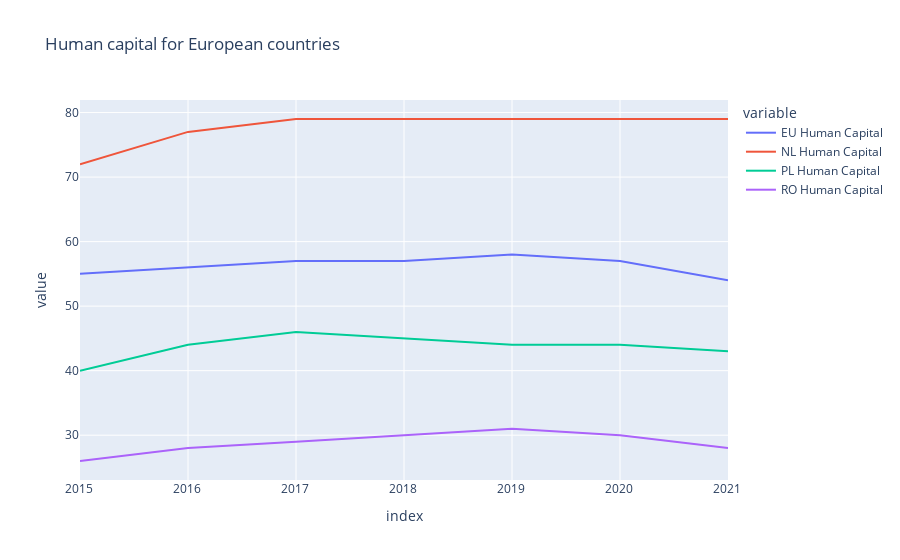
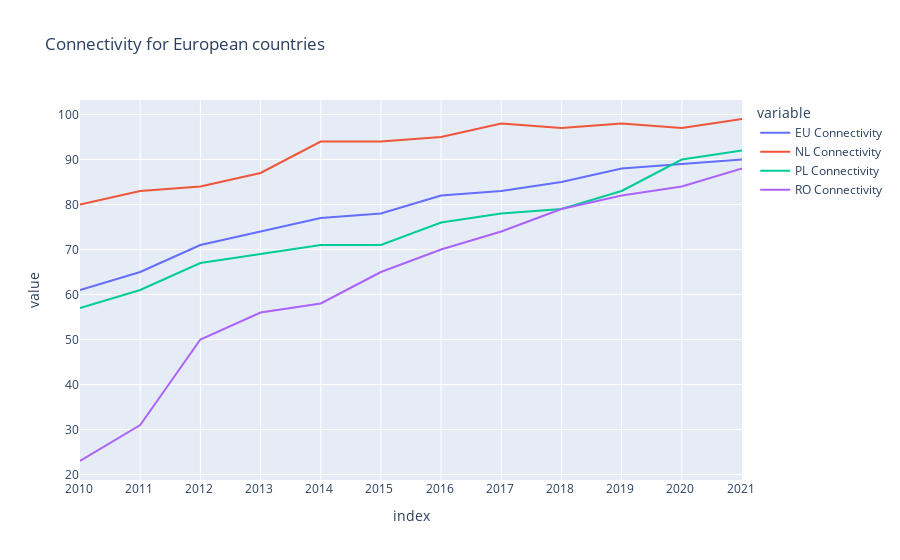
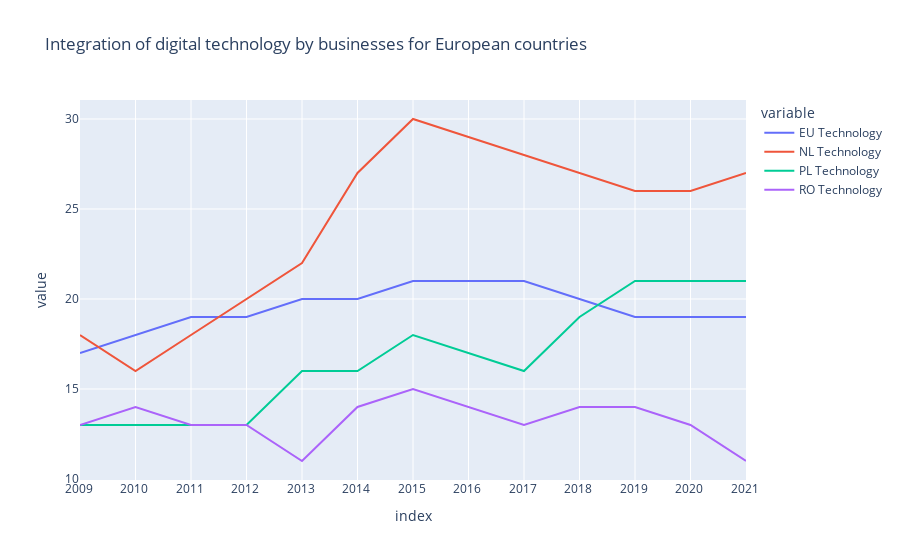
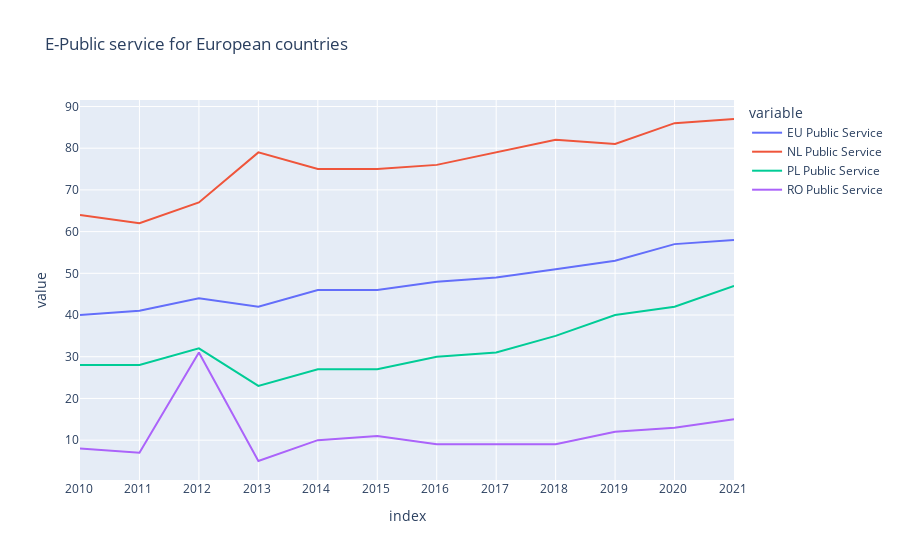

Notebook source saved alongside these figures, in order:
### Markdown cell above
## Part 3 - Data Visualization
Draw line chart for four features and the digitalization index.

### Code cell
fig1 = px.line(df_human, x=df_human.index, y=human_col, title="Human capital for European countries")
fig1.show()

fig2 = px.line(df_conn, x=df_conn.index, y=conn_col, title="Connectivity for European countries")
fig2.show()

fig3 = px.line(df_tech, x=df_tech.index, y=tech_col, title="Integration of digital technology by businesses for European countries")
fig3.show()

fig4 = px.line(df_pub, x=df_pub.index, y=pub_col, title="E-Public service for European countries")
fig4.show()

fig5 = px.line(df_index, x=df_index.index, y=['EU Digi Index', 'NL Digi Index', 'PL Digi Index', 'RO Digi Index'], title="Digitalization index for European countries")
fig5.show()

### Figure 1 — Plotly figure (JSON) as saved in the notebook; plotly's stock layout.template omitted (floating-point values rounded to 4 significant figures)
{"data": [{"hovertemplate": "variable=EU Human Capital<br>index=%{x}<br>value=%{y}<extra></extra>", "legendgroup": "EU Human Capital", "line": {"color": "#636efa", "dash": "solid"}, "marker": {"symbol": "circle"}, "mode": "lines", "name": "EU Human Capital", "orientation": "v", "showlegend": true, "type": "scatter", "x": ["2015 ", "2016 ", "2017 ", "2018 ", "2019 ", "2020 ", "2021 "], "xaxis": "x", "y": [55, 56, 57, 57, 58, 57, 54], "yaxis": "y"}, {"hovertemplate": "variable=NL Human Capital<br>index=%{x}<br>value=%{y}<extra></extra>", "legendgroup": "NL Human Capital", "line": {"color": "#EF553B", "dash": "solid"}, "marker": {"symbol": "circle"}, "mode": "lines", "name": "NL Human Capital", "orientation": "v", "showlegend": true, "type": "scatter", "x": ["2015 ", "2016 ", "2017 ", "2018 ", "2019 ", "2020 ", "2021 "], "xaxis": "x", "y": [72, 77, 79, 79, 79, 79, 79], "yaxis": "y"}, {"hovertemplate": "variable=PL Human Capital<br>index=%{x}<br>value=%{y}<extra></extra>", "legendgroup": "PL Human Capital", "line": {"color": "#00cc96", "dash": "solid"}, "marker": {"symbol": "circle"}, "mode": "lines", "name": "PL Human Capital", "orientation": "v", "showlegend": true, "type": "scatter", "x": ["2015 ", "2016 ", "2017 ", "2018 ", "2019 ", "2020 ", "2021 "], "xaxis": "x", "y": [40, 44, 46, 45, 44, 44, 43], "yaxis": "y"}, {"hovertemplate": "variable=RO Human Capital<br>index=%{x}<br>value=%{y}<extra></extra>", "legendgroup": "RO Human Capital", "line": {"color": "#ab63fa", "dash": "solid"}, "marker": {"symbol": "circle"}, "mode": "lines", "name": "RO Human Capital", "orientation": "v", "showlegend": true, "type": "scatter", "x": ["2015 ", "2016 ", "2017 ", "2018 ", "2019 ", "2020 ", "2021 "], "xaxis": "x", "y": [26, 28, 29, 30, 31, 30, 28], "yaxis": "y"}], "layout": {"legend": {"title": {"text": "variable"}, "tracegroupgap": 0}, "title": {"text": "Human capital for European countries"}, "xaxis": {"anchor": "y", "domain": [0, 1], "title": {"text": "index"}}, "yaxis": {"anchor": "x", "domain": [0, 1], "title": {"text": "value"}}}}

### Figure 2 — Plotly figure (JSON) as saved in the notebook; plotly's stock layout.template omitted (floating-point values rounded to 4 significant figures)
{"data": [{"hovertemplate": "variable=EU Connectivity<br>index=%{x}<br>value=%{y}<extra></extra>", "legendgroup": "EU Connectivity", "line": {"color": "#636efa", "dash": "solid"}, "marker": {"symbol": "circle"}, "mode": "lines", "name": "EU Connectivity", "orientation": "v", "showlegend": true, "type": "scatter", "x": ["2010 ", "2011 ", "2012 ", "2013 ", "2014 ", "2015 ", "2016 ", "2017 ", "2018 ", "2019 ", "2020 ", "2021 "], "xaxis": "x", "y": [61, 65, 71, 74, "77 ", 78, 82, 83, 85, 88, 89, 90], "yaxis": "y"}, {"hovertemplate": "variable=NL Connectivity<br>index=%{x}<br>value=%{y}<extra></extra>", "legendgroup": "NL Connectivity", "line": {"color": "#EF553B", "dash": "solid"}, "marker": {"symbol": "circle"}, "mode": "lines", "name": "NL Connectivity", "orientation": "v", "showlegend": true, "type": "scatter", "x": ["2010 ", "2011 ", "2012 ", "2013 ", "2014 ", "2015 ", "2016 ", "2017 ", "2018 ", "2019 ", "2020 ", "2021 "], "xaxis": "x", "y": [80, 83, 84, 87, "94 ", 94, 95, 98, 97, 98, "97 ", "99 "], "yaxis": "y"}, {"hovertemplate": "variable=PL Connectivity<br>index=%{x}<br>value=%{y}<extra></extra>", "legendgroup": "PL Connectivity", "line": {"color": "#00cc96", "dash": "solid"}, "marker": {"symbol": "circle"}, "mode": "lines", "name": "PL Connectivity", "orientation": "v", "showlegend": true, "type": "scatter", "x": ["2010 ", "2011 ", "2012 ", "2013 ", "2014 ", "2015 ", "2016 ", "2017 ", "2018 ", "2019 ", "2020 ", "2021 "], "xaxis": "x", "y": [57, 61, 67, 69, "71 ", 71, 76, 78, 79, 83, "90 ", "92 "], "yaxis": "y"}, {"hovertemplate": "variable=RO Connectivity<br>index=%{x}<br>value=%{y}<extra></extra>", "legendgroup": "RO Connectivity", "line": {"color": "#ab63fa", "dash": "solid"}, "marker": {"symbol": "circle"}, "mode": "lines", "name": "RO Connectivity", "orientation": "v", "showlegend": true, "type": "scatter", "x": ["2010 ", "2011 ", "2012 ", "2013 ", "2014 ", "2015 ", "2016 ", "2017 ", "2018 ", "2019 ", "2020 ", "2021 "], "xaxis": "x", "y": [23, 31, 50, 56, 58, 65, 70, 74, 79, 82, "84 ", "88 "], "yaxis": "y"}], "layout": {"legend": {"title": {"text": "variable"}, "tracegroupgap": 0}, "title": {"text": "Connectivity for European countries"}, "xaxis": {"anchor": "y", "domain": [0, 1], "title": {"text": "index"}}, "yaxis": {"anchor": "x", "domain": [0, 1], "title": {"text": "value"}}}}

### Figure 3 — Plotly figure (JSON) as saved in the notebook; plotly's stock layout.template omitted (floating-point values rounded to 4 significant figures)
{"data": [{"hovertemplate": "variable=EU Technology<br>index=%{x}<br>value=%{y}<extra></extra>", "legendgroup": "EU Technology", "line": {"color": "#636efa", "dash": "solid"}, "marker": {"symbol": "circle"}, "mode": "lines", "name": "EU Technology", "orientation": "v", "showlegend": true, "type": "scatter", "x": ["2009 ", "2010 ", "2011 ", "2012 ", "2013 ", "2014 ", "2015 ", "2016 ", "2017 ", "2018 ", "2019 ", "2020 ", "2021 "], "xaxis": "x", "y": [17, 18, 19, 19, 20, 20, 21, 21, 21, 20, 19, 19, 19], "yaxis": "y"}, {"hovertemplate": "variable=NL Technology<br>index=%{x}<br>value=%{y}<extra></extra>", "legendgroup": "NL Technology", "line": {"color": "#EF553B", "dash": "solid"}, "marker": {"symbol": "circle"}, "mode": "lines", "name": "NL Technology", "orientation": "v", "showlegend": true, "type": "scatter", "x": ["2009 ", "2010 ", "2011 ", "2012 ", "2013 ", "2014 ", "2015 ", "2016 ", "2017 ", "2018 ", "2019 ", "2020 ", "2021 "], "xaxis": "x", "y": [18, 16, 18, 20, "22 ", 27, 30, 29, 28, 27, 26, 26, 27], "yaxis": "y"}, {"hovertemplate": "variable=PL Technology<br>index=%{x}<br>value=%{y}<extra></extra>", "legendgroup": "PL Technology", "line": {"color": "#00cc96", "dash": "solid"}, "marker": {"symbol": "circle"}, "mode": "lines", "name": "PL Technology", "orientation": "v", "showlegend": true, "type": "scatter", "x": ["2009 ", "2010 ", "2011 ", "2012 ", "2013 ", "2014 ", "2015 ", "2016 ", "2017 ", "2018 ", "2019 ", "2020 ", "2021 "], "xaxis": "x", "y": [13, 13, 13, 13, "16 ", 16, 18, 17, 16, 19, 21, 21, 21], "yaxis": "y"}, {"hovertemplate": "variable=RO Technology<br>index=%{x}<br>value=%{y}<extra></extra>", "legendgroup": "RO Technology", "line": {"color": "#ab63fa", "dash": "solid"}, "marker": {"symbol": "circle"}, "mode": "lines", "name": "RO Technology", "orientation": "v", "showlegend": true, "type": "scatter", "x": ["2009 ", "2010 ", "2011 ", "2012 ", "2013 ", "2014 ", "2015 ", "2016 ", "2017 ", "2018 ", "2019 ", "2020 ", "2021 "], "xaxis": "x", "y": [13, 14, 13, 13, "11 ", 14, 15, 14, 13, 14, 14, 13, 11], "yaxis": "y"}], "layout": {"legend": {"title": {"text": "variable"}, "tracegroupgap": 0}, "title": {"text": "Integration of digital technology by businesses for European countries"}, "xaxis": {"anchor": "y", "domain": [0, 1], "title": {"text": "index"}}, "yaxis": {"anchor": "x", "domain": [0, 1], "title": {"text": "value"}}}}

### Figure 4 — Plotly figure (JSON) as saved in the notebook; plotly's stock layout.template omitted (floating-point values rounded to 4 significant figures)
{"data": [{"hovertemplate": "variable=EU Public Service<br>index=%{x}<br>value=%{y}<extra></extra>", "legendgroup": "EU Public Service", "line": {"color": "#636efa", "dash": "solid"}, "marker": {"symbol": "circle"}, "mode": "lines", "name": "EU Public Service", "orientation": "v", "showlegend": true, "type": "scatter", "x": ["2010 ", "2011 ", "2012 ", "2013 ", "2014 ", "2015 ", "2016 ", "2017 ", "2018 ", "2019 ", "2020 ", "2021 "], "xaxis": "x", "y": [40, 41, 44, 42, "46 ", 46, 48, 49, 51, 53, 57, 58], "yaxis": "y"}, {"hovertemplate": "variable=NL Public Service<br>index=%{x}<br>value=%{y}<extra></extra>", "legendgroup": "NL Public Service", "line": {"color": "#EF553B", "dash": "solid"}, "marker": {"symbol": "circle"}, "mode": "lines", "name": "NL Public Service", "orientation": "v", "showlegend": true, "type": "scatter", "x": ["2010 ", "2011 ", "2012 ", "2013 ", "2014 ", "2015 ", "2016 ", "2017 ", "2018 ", "2019 ", "2020 ", "2021 "], "xaxis": "x", "y": [64, 62, 67, 79, "75 ", 75, 76, 79, 82, 81, "86 ", "87 "], "yaxis": "y"}, {"hovertemplate": "variable=PL Public Service<br>index=%{x}<br>value=%{y}<extra></extra>", "legendgroup": "PL Public Service", "line": {"color": "#00cc96", "dash": "solid"}, "marker": {"symbol": "circle"}, "mode": "lines", "name": "PL Public Service", "orientation": "v", "showlegend": true, "type": "scatter", "x": ["2010 ", "2011 ", "2012 ", "2013 ", "2014 ", "2015 ", "2016 ", "2017 ", "2018 ", "2019 ", "2020 ", "2021 "], "xaxis": "x", "y": [28, 28, 32, 23, "27 ", 27, 30, 31, 35, 40, "42 ", "47 "], "yaxis": "y"}, {"hovertemplate": "variable=RO Public Service<br>index=%{x}<br>value=%{y}<extra></extra>", "legendgroup": "RO Public Service", "line": {"color": "#ab63fa", "dash": "solid"}, "marker": {"symbol": "circle"}, "mode": "lines", "name": "RO Public Service", "orientation": "v", "showlegend": true, "type": "scatter", "x": ["2010 ", "2011 ", "2012 ", "2013 ", "2014 ", "2015 ", "2016 ", "2017 ", "2018 ", "2019 ", "2020 ", "2021 "], "xaxis": "x", "y": [8, 7, 31, 5, 10, 11, 9, 9, 9, 12, "13 ", "15 "], "yaxis": "y"}], "layout": {"legend": {"title": {"text": "variable"}, "tracegroupgap": 0}, "title": {"text": "E-Public service for European countries"}, "xaxis": {"anchor": "y", "domain": [0, 1], "title": {"text": "index"}}, "yaxis": {"anchor": "x", "domain": [0, 1], "title": {"text": "value"}}}}
